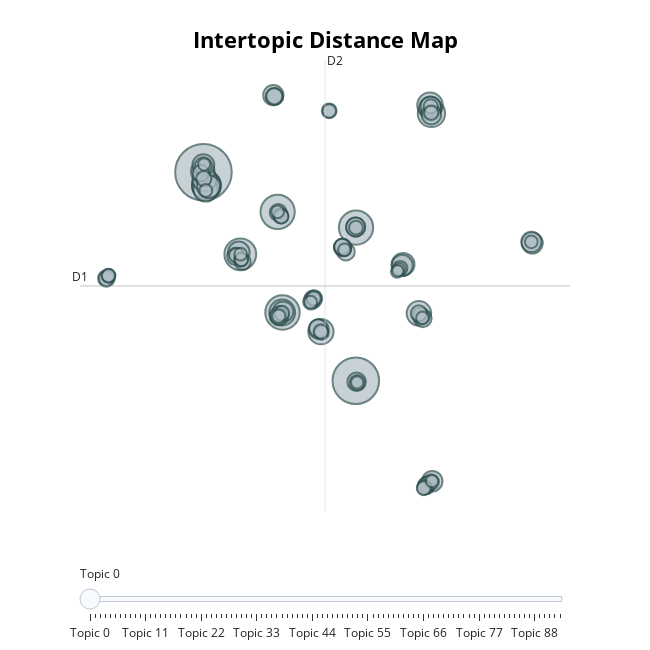

Write notebook code for a chart like this one.
### Markdown cell above
### (VI) Topic Similarities

### Code cell
# Visualize intertopic distance
topic_model.visualize_topics()
